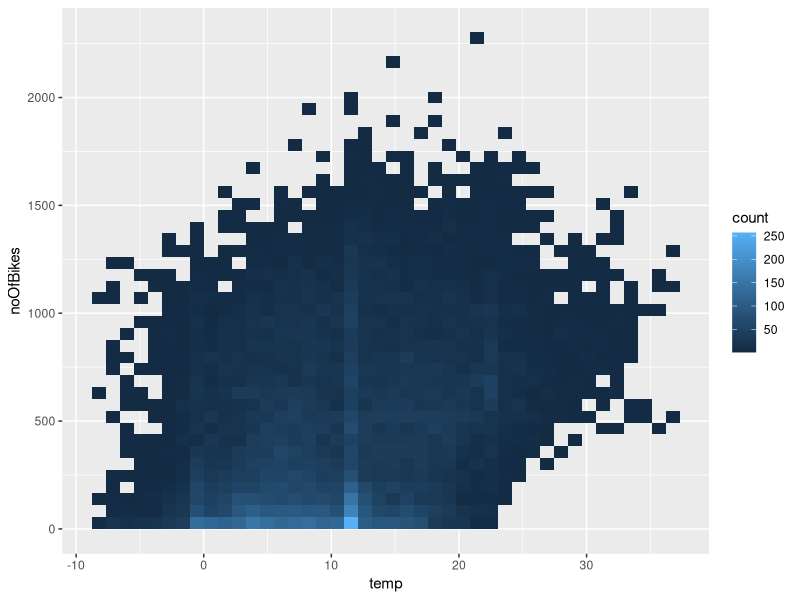

This chart was generated by the following R code: (Note: this script raises an error after producing the figure.)
# create some plots

library(ggplot2)

# load data
bikes <- read.csv("bikesNeutor1516.csv")

# heatmap of number of bicycles vs. temperature
bikes$year = as.factor(bikes$year)

p = ggplot(data = bikes[!is.na(bikes$temp),]) +
  geom_bin2d(aes(x = temp, y = noOfBikes),
                 # no of bins: one bin for two degree celsius
                 bins = (max(bikes$temp, na.rm = T) - min(bikes$temp, na.rm = T) / 2))
p

# histogram of number of bicycles by year
p = ggplot(data = NA, aes(x = noOfBikes, fill = year)) +
	geom_histogram(data = bikes[bikes$year == 2016, ], alpha = 0.5) +
	geom_histogram(data = bikes[bikes$year == 2015, ], alpha = 0.5)
p
